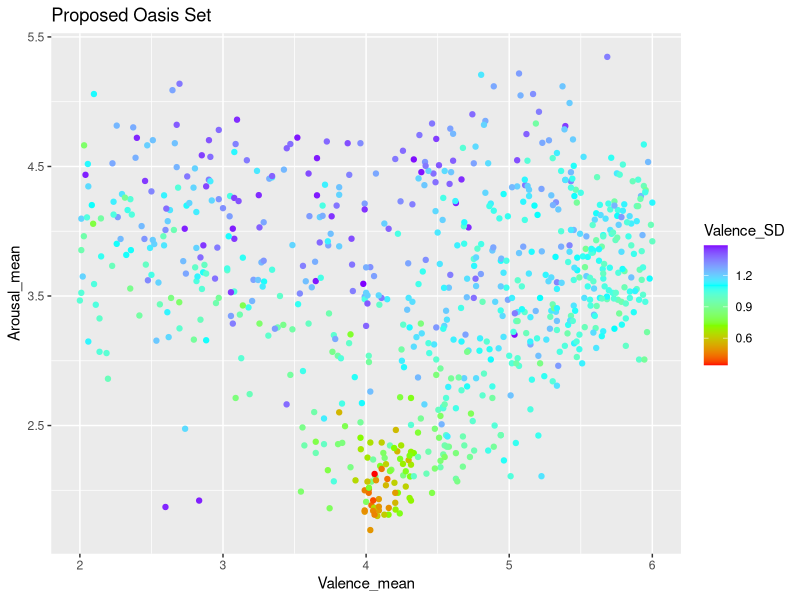
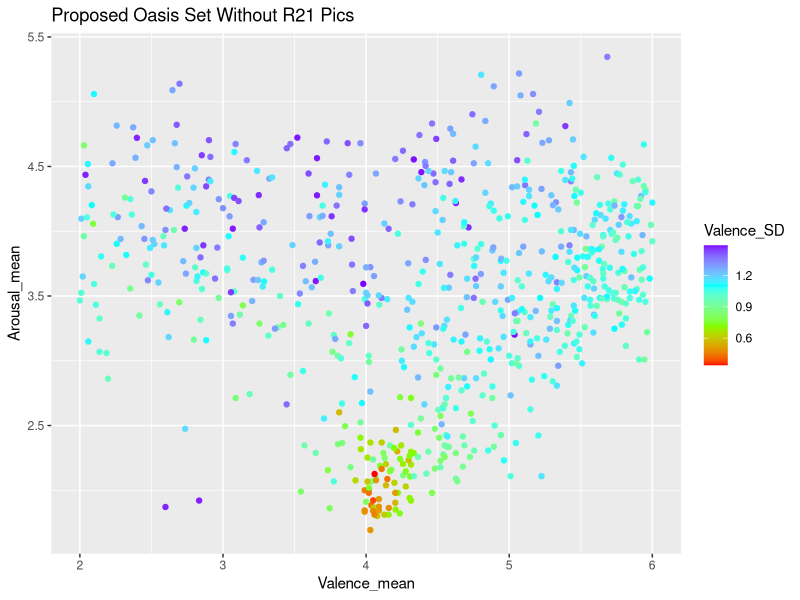
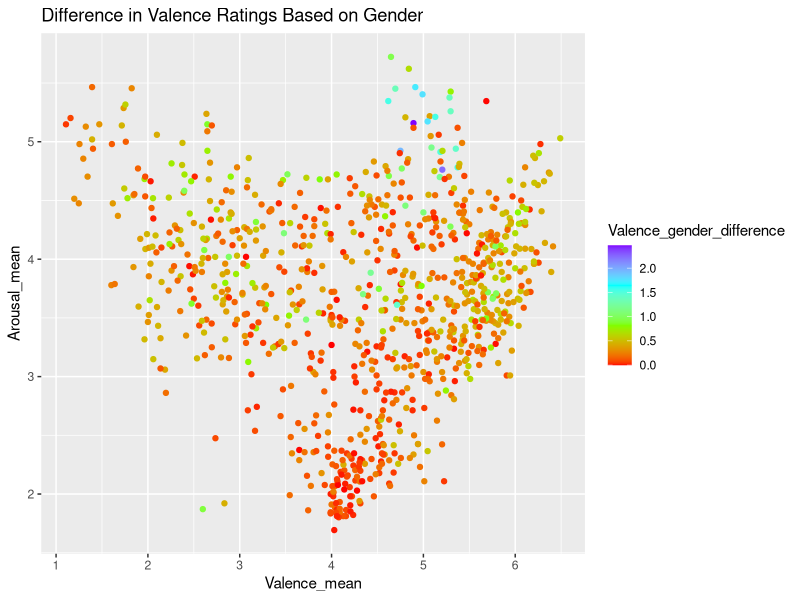
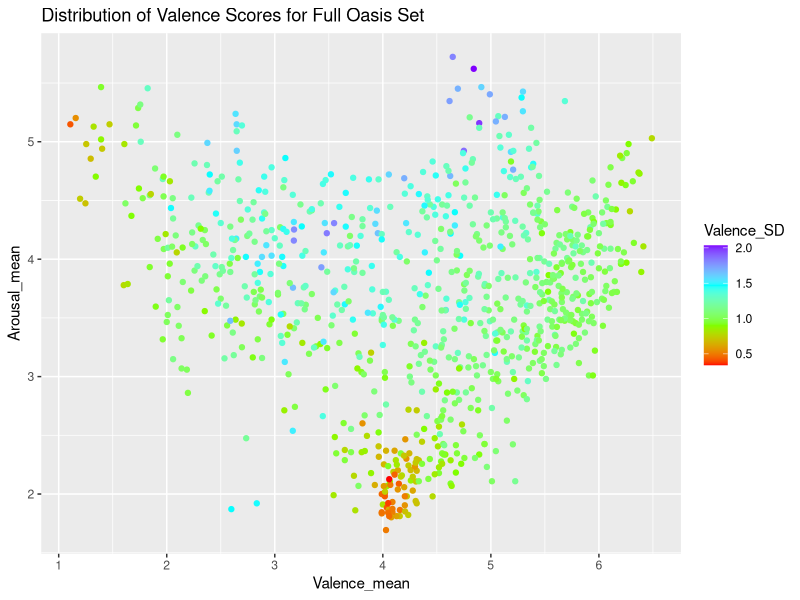

Generate these figures, in order, with R:
library(tidyverse)
library(readxl)

## Import Data 
oasis_initial = as_tibble(read_csv("OASIS.csv")) %>%
  rename(Image = '...1')
oasis_gender = as_tibble(read_csv("OASIS_bygender_CORRECTED_092617.csv")) %>%
  rename(Image = '...1') %>%
  select(!Category) %>% #Removed to allow join- maintains category string descriptor
  mutate(oasis_initial, Valence_gender_difference = abs(Valence_mean_men - Valence_mean_women))
oasis_all = left_join(oasis_initial, oasis_gender) 
oasis_filtered = filter(oasis_all, Valence_mean >= 2, Valence_mean <= 6, Valence_SD < 1.5) %>%
  as_tibble()

#oasis_filtered_no_sd = filter(oasis_all, Valence_mean >= 2, Valence_mean <= 6)

## Data Exploration 
# count(oasis_all, Valence_SD > 1.5) #50
# count(oasis_all, Valence_mean < 2) #36
# count(oasis_all, Valence_mean > 6) #46
# count(oasis_all, Valence_mean < 2.5) #88
# count(oasis_all, Valence_mean > 5.5) #174
# count(oasis_all, Valence_mean < 3) #162
# count(oasis_all, Valence_mean > 5) #315
# count(oasis_all, Valence_SD < .5)
count(oasis_filtered, Valence_mean <= 4.52)

# filter(oasis_all, Valence_mean >= 6, Valence_SD > 1.5)
# filter(oasis_all, Valence_mean <= 2, Valence_SD > 1.5)
#None on both
#Strong valence (positive or negative) did not have high variability in ratings

## Determining images with high gender variability
oasis_gender_valence_variable = mutate(oasis_all, Valence_difference = abs(Valence_mean_men - Valence_mean_women)) %>%
  filter(Valence_difference >= 1) %>%
  as_tibble()
#Returns 26 rows
#17 are of nude women (universal male preference)
#5 are nude men (universal female preference)
#1 is of a gun (male preference)
#1 is of a wedding ring (female preference)

oasis_filtered_2 = filter(oasis_all, Valence_mean >= 2, Valence_mean <= 6, Valence_SD < 1.5) %>%
  mutate(Valence_difference = abs(Valence_mean_men - Valence_mean_women)) %>%
  filter(Valence_difference <= 1.3) %>%
  as_tibble()

gender_difference_images <- select(oasis_gender_valence_variable, 'Image')
filtered_images <- select(oasis_filtered, 'Image')
oasis_potential_index = anti_join(filtered_images, gender_difference_images)
oasis_potential_set = right_join(oasis_filtered, oasis_potential_index)
oasis_potential_set_full = left_join(oasis_potential_set, oasis_gender) 
# write_csv(oasis_potential_set_full, "Oasis_potential_set.csv")
#767 pictures

## Remove pictures used in Kris's task
r21 <- as_tibble(read_csv("R21AMY_behavior.csv"))
r21_pics <- distinct(r21, Name) %>%
  rename(Theme = Name)
oasis_no_overlap <- anti_join(oasis_potential_set, r21_pics, by = 'Theme')


count(oasis_potential_set, Valence_mean > 4.52)

ggplot(oasis_potential_set, aes(Valence_mean, Arousal_mean, color = Valence_SD)) +
  geom_jitter() +
  scale_color_gradientn(colors = rainbow(4)) +
  labs(title = "Proposed Oasis Set")

ggplot(oasis_no_overlap, aes(Valence_mean, Arousal_mean, color = Valence_SD)) +
  geom_jitter() +
  scale_color_gradientn(colors = rainbow(4)) +
  labs(title = "Proposed Oasis Set Without R21 Pics")

ggplot(oasis_all, aes(Valence_mean, Arousal_mean, color = Valence_gender_difference)) +
  geom_jitter() +
  scale_color_gradientn(colors = rainbow(4)) +
  labs(title = "Difference in Valence Ratings Based on Gender")

ggplot(oasis_all, aes(Valence_mean, Arousal_mean, color = Valence_SD)) +
  geom_jitter() +
  scale_color_gradientn(colors = rainbow(4)) +
  labs(title = "Distribution of Valence Scores for Full Oasis Set")


## Write to .csv
oasis_file_names = (select(oasis_potential_set_full, Theme))
oasis_file_names = gsub(" ", "_", oasis_file_names$Theme)
oasis_file_names = as_tibble(oasis_file_names)
# write_csv(oasis_file_names, "oasis_file_names.csv")
